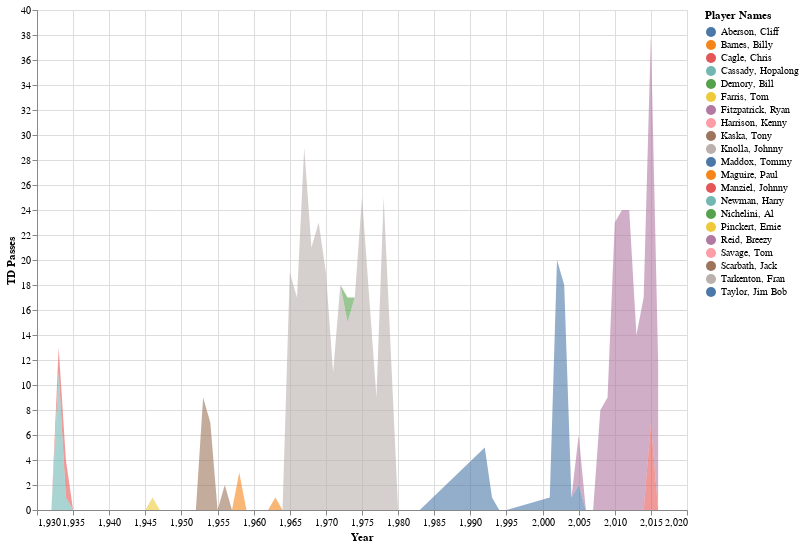

Notebook cell for this chart:
### Code cell
# Visualization 4
alt.Chart(z).mark_area().encode(
x = "Year",
y = "TD Passes",
tooltip = ["Name", "Team", "Completion Percentage", "TD Passes"],
color=alt.Color('Name', legend=alt.Legend(title="Player Names"))
).configure_mark(opacity = 0.6, color = 'red').properties(width=650,height = 500)
